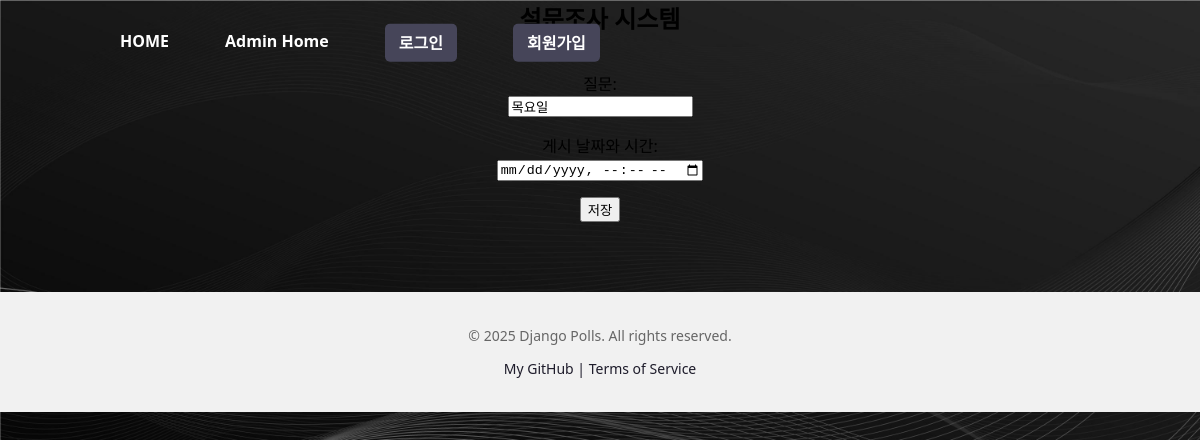
Page /polls/1/update/ on the earlier database version.
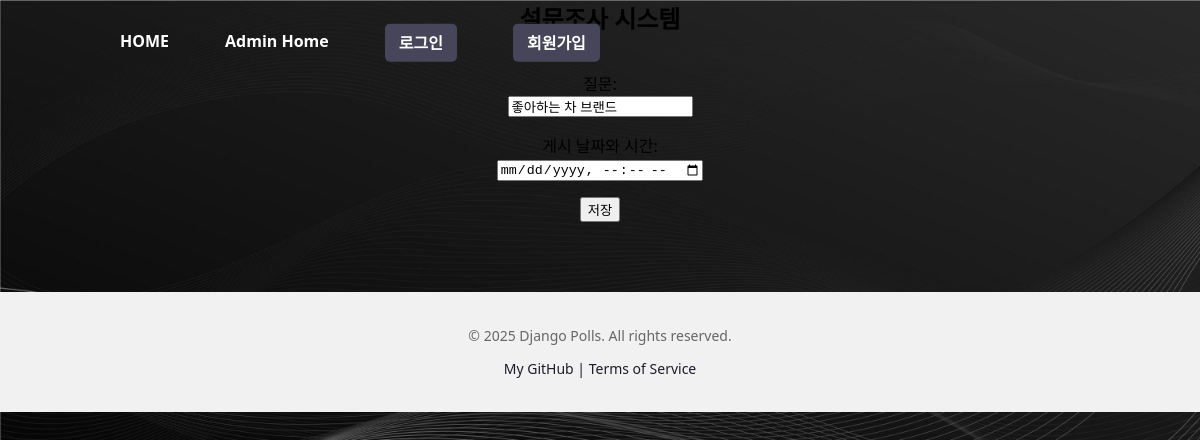
Same page on the later database version.
### polls/models.py (models this page shows, shortened)
class Question(models.Model):
    question_text = models.CharField(max_length=200)
    pub_date = models.DateTimeField('date published')

### polls/views.py (the view)
# urls.py: path("<int:pk>/update/", views.QuestionUpdateView.as_view(), name="question_updata"),
class QuestionUpdateView(generic.UpdateView):
    model = Question
    fields = ["question_text","pub_date"]
    template_name = "polls/question_form.html"
    success_url = reverse_lazy("polls:index")

### templates/polls/question_form.html (shortened to what this page needs)
{% extends "polls/base.html" %}
{% block content %}
<form method="post">
 <div class="form-container">
  <p>
   <label for="{{ form.question_text.id_for_label }}">질문:</label><br>
   <input type="text"
      name="{{ form.question_text.name }}"
      id="{{ form.question_text.id_for_label }}"
      value="{{ form.question_text.value|default_if_none:'' }}"
      placeholder="예: 당신이 좋아하는 음식은 무엇인가요?"
      required>
  </p>
  <p>
   <label for="{{ form.pub_date.id_for_label }}">게시 날짜와 시간:</label><br>
   <input type="datetime-local"
      name="{{ form.pub_date.name }}"
      id="{{ form.pub_date.id_for_label }}"
      value="{{ form.pub_date.value|default_if_none:'' }}"
      placeholder="예: 2025-06-06T10:00"
      required>
  </p>
  <button type="submit" class="submit-btn">저장</button>
 </div>
</form>
{% endblock %}

Differences in the rows shown:
changed Question: question_text "목요일" → "좋아하는 차 브랜드"
